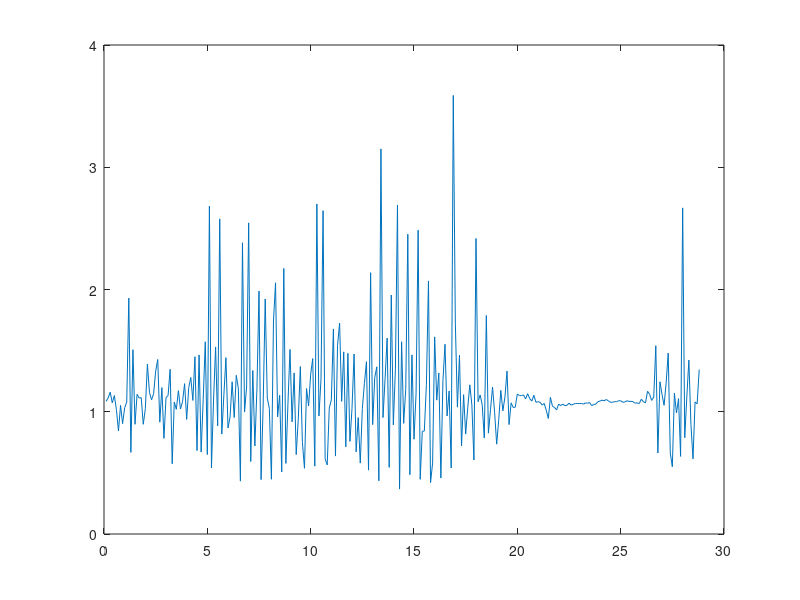

Here is the MATLAB script that generated this plot:
fileID = fopen('test1.txt','r');

dataArray = textscan(fileID,  '%f%f%f%[^\n\r]', 'Delimiter', ',', 'HeaderLines' ,1, 'ReturnOnError', false);
fclose(fileID); X = dataArray{:, 1}; Y = dataArray{:, 2}; Z = dataArray{:, 3};
clear fileID dataArray; close all

T = 0.1:0.1:(0.1*length(X));
A = sqrt(X.^2+Y.^2+Z.^2);
%figure(); plot(T,X,'r-',T,Y,'g-',T,Z,'b-');
%figure(); plot(T, A,'k-');

% Averager
ma = @(n) [2/n repmat(1/n, [1 n-1]) 2/n];
A2 = conv(A,ma(5)); 
%figure(); plot(A2,'k-');

% Compound

M = [mode(abs(X)), mode(abs(Y)), mode(abs(Z))];
[~,i] = sort(M);
K = [1 0.5 0.25]; K = K(i);
Xi = abs(X)*K(1); Yi = abs(Y)*K(2); Zi = abs(Z)*K(3);
figure(); plot(T,Xi+Yi+Zi);
